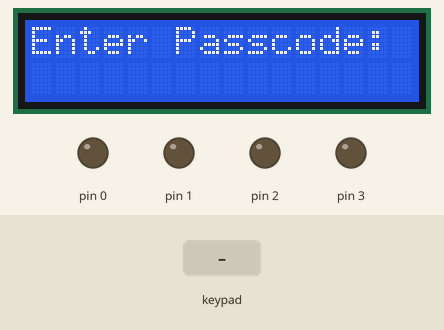
Recording of a sketch running on a simulated Arduino Uno, built with avr-gcc and run on an emulated ATmega328P. Shown: 16×2 character LCD, output pins drawn as LEDs (lit = HIGH). The test bench sets the inputs (shaded band).

Above: at 1.2 s.
1.3 s: keypad keys 4 3 2 1 # pressed 0.4 s apart
At 3.7 s:
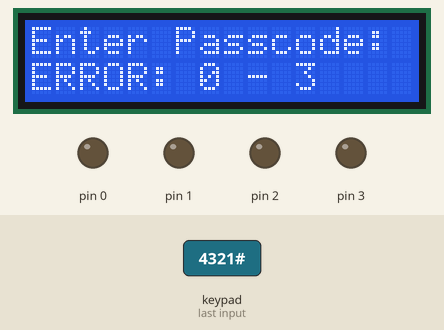
4.8 s: key '1' pressed
At 6.0 s:
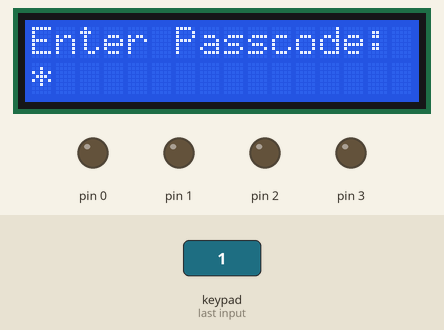
6.3 s: key '2' pressed
At 7.0 s:
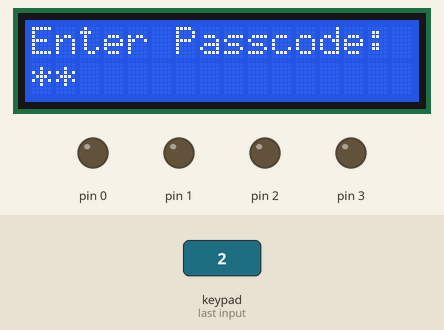
Timing chart, 0 to 9.3 s (numbered marks = the images above; inputs shaded):
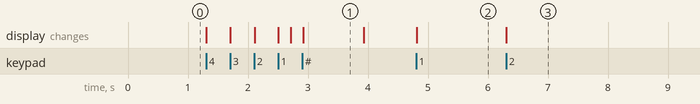

The sketch:

G03_P03_LCD_WITH_KEYPAD.ino
```cpp
/*
   Board: Arduino UNO

   Poject Description: Passcode for turning ON or OFF for ports of arduino 0 - 3
   When the right code entered it you will be ask to choose the port to change
   toggle when * pressed last entered digit will be deleted. when # pressed the
   code will be cleared to enter new one.

   url: https://github.com/sfad/arduino_projects
*/

#include <Keypad.h>
#include <LiquidCrystal_I2C.h>
#include <Wire.h>

#define KEY_SIZE 4
#define LCD_ADDRESS 0x27
#define LCD_COLUMNS 16
#define LCD_ROWS 2

const String PASS_CODE = "4321";

const byte ROWS = 4;  // Four rows
const byte COLS = 3;  // Three columns

char keys[ROWS][COLS] =  // Define the Keymap
    {{'1', '2', '3'}, {'4', '5', '6'}, {'7', '8', '9'}, {'*', '0', '#'}};

byte rowPins[ROWS] = {
    7, 6, 5,
    4};  // Connect keypad ROW0, ROW1, ROW2 and ROW3 to these Arduino pins.
byte colPins[COLS] = {
    10, 9, 8};  // Connect keypad COL0, COL1 and COL2 to these Arduino pins.

Keypad kpd = Keypad(makeKeymap(keys), rowPins, colPins, ROWS,
                    COLS);  // Create the Keypad
LiquidCrystal_I2C lcd(LCD_ADDRESS, LCD_COLUMNS,
                      LCD_ROWS);  // run ic2_scanner sketch and get the IC2

String code;                                // string to store the passcode.
bool ledsStatus[4] = {LOW, LOW, LOW, LOW};  // LEDs initial status.

void setup() {
    lcd.backlight();
    lcd.init();
    lcd.setCursor(0, 0);           // set the cursor to Column 3, Row 1
    lcd.print("Enter Passcode:");  // print to LCD.
    DDRD = 0x0F;                   // set ports from 0 - 3 as output
}

void loop() {
    char key = kpd.getKey();

    if (key) {  // makes sure a key is actually pressed
        if (key == '*')
            undoLastKey();
        else if (key == '#')
            clearCode();
        else
            saveKey(key);
        delay(200);
    }

    if (code.length() ==
        KEY_SIZE) {  // if the array index is equal to the number of expected
                     // chars, compare data to master
        if (code == PASS_CODE) {
            lcd.setCursor(0, 1);
            lcd.print("Port 0-3: ");
            char action = 0;
            while (!action) {
                action = kpd.getKey();
                if (action == '0')
                    toggleLED(0);
                else if (action == '1')
                    toggleLED(1);
                else if (action == '2')
                    toggleLED(2);
                else if (action == '3')
                    toggleLED(3);
                else if (action) {
                    lcd.setCursor(0, 1);
                    lcd.print("ERROR: 0 - 3");
                    delay(1000);
                    break;
                }
            }
        }

        clearCode();
    }
}

void clearCode() {
    code = "";                     // clear code
    lcd.setCursor(0, 1);           // set cursor to column 1 row 2
    lcd.print("               ");  // clear line 2 by writing spaces
}

void saveKey(char key) {
    byte index = code.length();
    code += key;              // store char into data array
    lcd.setCursor(index, 1);  // move cursor to show each new char
    lcd.print('*');           // print char at said cursor
}

void undoLastKey() {
    byte index = code.length();
    code = index == 0
               ? ""
               : code.substring(0, --index);  // remove one char from string
    lcd.setCursor(index, 1);                  // back one column
    lcd.print(' ');                           // clear last * from LCD.
}

void toggleLED(byte port) {
    if (port < 0 || port > 3) return;      // make sure PORT is 0 - 3
    ledsStatus[port] = !ledsStatus[port];  // invert saved state
    digitalWrite(port, ledsStatus[port]);  // apply new state to the port
}
```

Measured:
- after the input at 1.3 s, the display: first changes at once (image 1 shows a later state)
- after the input at 4.8 s, the display: changes at once (image 2)
- after the input at 6.3 s, the display: changes at once (image 3)
- what the display in image 1 shows lasts 1.0 s, from 2.9 s to 3.9 s
